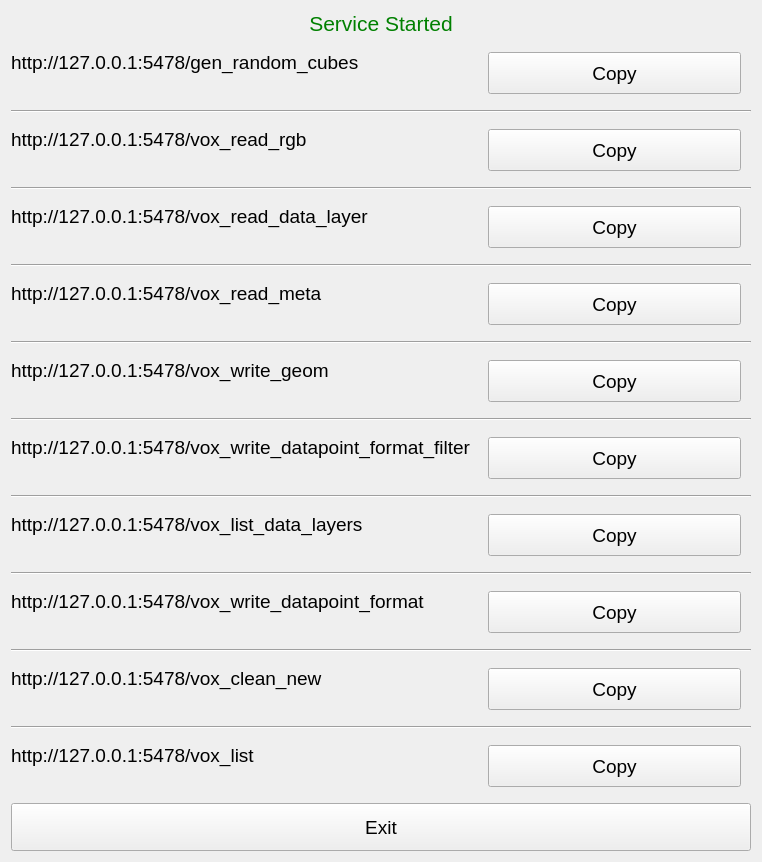
<?xml version="1.0" encoding="UTF-8"?>
<ui version="4.0">
 <class>Form</class>
 <widget class="QWidget" name="Form">
  <property name="geometry">
   <rect>
    <x>0</x>
    <y>0</y>
    <width>762</width>
    <height>860</height>
   </rect>
  </property>
  <property name="windowTitle">
   <string>Form</string>
  </property>
  <layout class="QVBoxLayout" name="verticalLayout">
   <item>
    <widget class="QLabel" name="label_11">
     <property name="font">
      <font>
       <pointsize>16</pointsize>
      </font>
     </property>
     <property name="styleSheet">
      <string notr="true">color:green;</string>
     </property>
     <property name="text">
      <string>Service Started</string>
     </property>
     <property name="textFormat">
      <enum>Qt::AutoText</enum>
     </property>
     <property name="alignment">
      <set>Qt::AlignCenter</set>
     </property>
    </widget>
   </item>
   <item>
    <layout class="QFormLayout" name="formLayout_2">
     <item row="0" column="0">
      <widget class="QLabel" name="label_7">
       <property name="font">
        <font>
         <pointsize>14</pointsize>
        </font>
       </property>
       <property name="text">
        <string>http://127.0.0.1:5478/gen_random_cubes</string>
       </property>
      </widget>
     </item>
     <item row="0" column="1">
      <widget class="QPushButton" name="pushButton">
       <property name="font">
        <font>
         <pointsize>14</pointsize>
        </font>
       </property>
       <property name="styleSheet">
        <string notr="true">margin: 10px;
height: 40px;</string>
       </property>
       <property name="text">
        <string>Copy</string>
       </property>
      </widget>
     </item>
     <item row="1" column="0" colspan="2">
      <widget class="Line" name="line_9">
       <property name="orientation">
        <enum>Qt::Horizontal</enum>
       </property>
      </widget>
     </item>
     <item row="2" column="0">
      <widget class="QLabel" name="label_3">
       <property name="font">
        <font>
         <pointsize>14</pointsize>
        </font>
       </property>
       <property name="text">
        <string>http://127.0.0.1:5478/vox_read_rgb</string>
       </property>
      </widget>
     </item>
     <item row="2" column="1">
      <widget class="QPushButton" name="pushButton_2">
       <property name="font">
        <font>
         <pointsize>14</pointsize>
        </font>
       </property>
       <property name="styleSheet">
        <string notr="true">margin: 10px;
height: 40px;</string>
       </property>
       <property name="text">
        <string>Copy</string>
       </property>
      </widget>
     </item>
     <item row="3" column="0" colspan="2">
      <widget class="Line" name="line_8">
       <property name="orientation">
        <enum>Qt::Horizontal</enum>
       </property>
      </widget>
     </item>
     <item row="4" column="0">
      <widget class="QLabel" name="label_5">
       <property name="font">
        <font>
         <pointsize>14</pointsize>
        </font>
       </property>
       <property name="text">
        <string>http://127.0.0.1:5478/vox_read_data_layer</string>
       </property>
      </widget>
     </item>
     <item row="4" column="1">
      <widget class="QPushButton" name="pushButton_3">
       <property name="font">
        <font>
         <pointsize>14</pointsize>
        </font>
       </property>
       <property name="styleSheet">
        <string notr="true">margin: 10px;
height: 40px;</string>
       </property>
       <property name="text">
        <string>Copy</string>
       </property>
      </widget>
     </item>
     <item row="5" column="0" colspan="2">
      <widget class="Line" name="line_7">
       <property name="orientation">
        <enum>Qt::Horizontal</enum>
       </property>
      </widget>
     </item>
     <item row="6" column="0">
      <widget class="QLabel" name="label_2">
       <property name="font">
        <font>
         <pointsize>14</pointsize>
        </font>
       </property>
       <property name="text">
        <string>http://127.0.0.1:5478/vox_read_meta</string>
       </property>
      </widget>
     </item>
     <item row="6" column="1">
      <widget class="QPushButton" name="pushButton_4">
       <property name="font">
        <font>
         <pointsize>14</pointsize>
        </font>
       </property>
       <property name="styleSheet">
        <string notr="true">margin: 10px;
height: 40px;</string>
       </property>
       <property name="text">
        <string>Copy</string>
       </property>
      </widget>
     </item>
     <item row="7" column="0" colspan="2">
      <widget class="Line" name="line_6">
       <property name="orientation">
        <enum>Qt::Horizontal</enum>
       </property>
      </widget>
     </item>
     <item row="8" column="0">
      <widget class="QLabel" name="label_8">
       <property name="font">
        <font>
         <pointsize>14</pointsize>
        </font>
       </property>
       <property name="text">
        <string>http://127.0.0.1:5478/vox_write_geom</string>
       </property>
      </widget>
     </item>
     <item row="8" column="1">
      <widget class="QPushButton" name="pushButton_5">
       <property name="font">
        <font>
         <pointsize>14</pointsize>
        </font>
       </property>
       <property name="styleSheet">
        <string notr="true">margin: 10px;
height: 40px;</string>
       </property>
       <property name="text">
        <string>Copy</string>
       </property>
      </widget>
     </item>
     <item row="9" column="0" colspan="2">
      <widget class="Line" name="line_5">
       <property name="orientation">
        <enum>Qt::Horizontal</enum>
       </property>
      </widget>
     </item>
     <item row="10" column="0">
      <widget class="QLabel" name="label_6">
       <property name="font">
        <font>
         <pointsize>14</pointsize>
        </font>
       </property>
       <property name="text">
        <string>http://127.0.0.1:5478/vox_write_datapoint_format_filter</string>
       </property>
      </widget>
     </item>
     <item row="10" column="1">
      <widget class="QPushButton" name="pushButton_6">
       <property name="font">
        <font>
         <pointsize>14</pointsize>
        </font>
       </property>
       <property name="styleSheet">
        <string notr="true">margin: 10px;
height: 40px;</string>
       </property>
       <property name="text">
        <string>Copy</string>
       </property>
      </widget>
     </item>
     <item row="11" column="0" colspan="2">
      <widget class="Line" name="line_4">
       <property name="orientation">
        <enum>Qt::Horizontal</enum>
       </property>
      </widget>
     </item>
     <item row="12" column="0">
      <widget class="QLabel" name="label_4">
       <property name="font">
        <font>
         <pointsize>14</pointsize>
        </font>
       </property>
       <property name="text">
        <string>http://127.0.0.1:5478/vox_list_data_layers</string>
       </property>
      </widget>
     </item>
     <item row="12" column="1">
      <widget class="QPushButton" name="pushButton_7">
       <property name="font">
        <font>
         <pointsize>14</pointsize>
        </font>
       </property>
       <property name="styleSheet">
        <string notr="true">margin: 10px;
height: 40px;</string>
       </property>
       <property name="text">
        <string>Copy</string>
       </property>
      </widget>
     </item>
     <item row="13" column="0" colspan="2">
      <widget class="Line" name="line_3">
       <property name="orientation">
        <enum>Qt::Horizontal</enum>
       </property>
      </widget>
     </item>
     <item row="14" column="0">
      <widget class="QLabel" name="label_9">
       <property name="font">
        <font>
         <pointsize>14</pointsize>
        </font>
       </property>
       <property name="text">
        <string>http://127.0.0.1:5478/vox_write_datapoint_format</string>
       </property>
      </widget>
     </item>
     <item row="14" column="1">
      <widget class="QPushButton" name="pushButton_8">
       <property name="font">
        <font>
         <pointsize>14</pointsize>
        </font>
       </property>
       <property name="styleSheet">
        <string notr="true">margin: 10px;
height: 40px;</string>
       </property>
       <property name="text">
        <string>Copy</string>
       </property>
      </widget>
     </item>
     <item row="15" column="0" colspan="2">
      <widget class="Line" name="line_2">
       <property name="orientation">
        <enum>Qt::Horizontal</enum>
       </property>
      </widget>
     </item>
     <item row="16" column="0">
      <widget class="QLabel" name="label_10">
       <property name="font">
        <font>
         <pointsize>14</pointsize>
        </font>
       </property>
       <property name="text">
        <string>http://127.0.0.1:5478/vox_clean_new</string>
       </property>
      </widget>
     </item>
     <item row="16" column="1">
      <widget class="QPushButton" name="pushButton_9">
       <property name="font">
        <font>
         <pointsize>14</pointsize>
        </font>
       </property>
       <property name="styleSheet">
        <string notr="true">margin: 10px;
height: 40px;</string>
       </property>
       <property name="text">
        <string>Copy</string>
       </property>
      </widget>
     </item>
     <item row="17" column="0" colspan="2">
      <widget class="Line" name="line">
       <property name="orientation">
        <enum>Qt::Horizontal</enum>
       </property>
      </widget>
     </item>
     <item row="18" column="0">
      <widget class="QLabel" name="label">
       <property name="font">
        <font>
         <pointsize>14</pointsize>
        </font>
       </property>
       <property name="text">
        <string>http://127.0.0.1:5478/vox_list</string>
       </property>
      </widget>
     </item>
     <item row="18" column="1">
      <widget class="QPushButton" name="pushButton_10">
       <property name="font">
        <font>
         <pointsize>14</pointsize>
        </font>
       </property>
       <property name="styleSheet">
        <string notr="true">margin: 10px;
height: 40px;</string>
       </property>
       <property name="text">
        <string>Copy</string>
       </property>
      </widget>
     </item>
    </layout>
   </item>
   <item>
    <widget class="QPushButton" name="pushButton_exit">
     <property name="font">
      <font>
       <pointsize>14</pointsize>
      </font>
     </property>
     <property name="styleSheet">
      <string notr="true">height: 40px;</string>
     </property>
     <property name="text">
      <string>Exit</string>
     </property>
    </widget>
   </item>
  </layout>
 </widget>
 <resources/>
 <connections/>
</ui>
